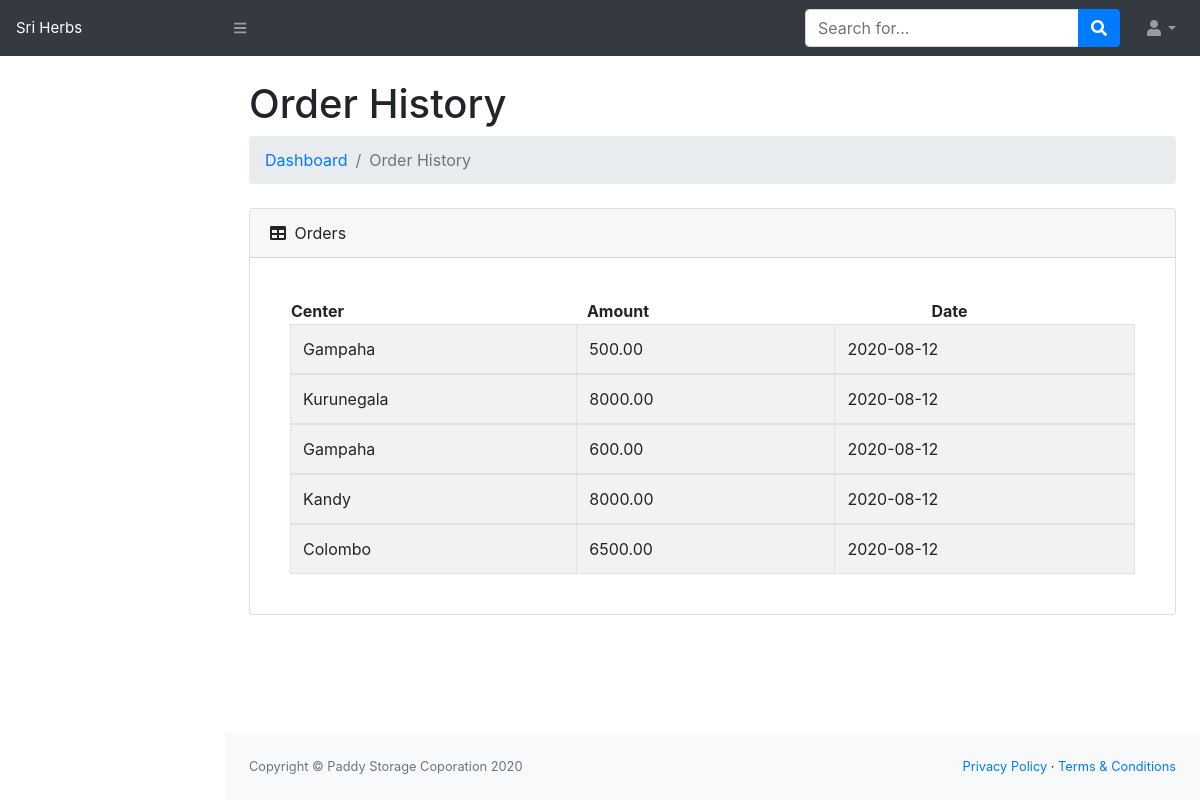
The page /order_history.php on the database its author committed.
### tables this page shows
CREATE TABLE `tbl_stock` (
  `id` int(11) NOT NULL,
  `center` varchar(20) NOT NULL,
  `kg` decimal(12,2) NOT NULL,
  `date` date NOT NULL
);

### order_history.php (the view, shortened to what this page needs)
<!DOCTYPE html>
<html lang="en">
    <head>
        <link href="css/styles.css" rel="stylesheet" />
    </head>
    <body class="sb-nav-fixed">
	<?php
			require_once "config.php";
		?>
        <?php include('includes/header.php');?>
        <div id="layoutSidenav">
			<?php
				$result = $link->query("SELECT * FROM tbl_stock") or die($mysqli->error());
			?>
            <div id="layoutSidenav_content">
                <main>
                    <div class="container-fluid">
                        <h1 class="mt-4">Order History</h1>
                        <ol class="breadcrumb mb-4">
                            <li class="breadcrumb-item"><a href="index.html">Dashboard</a></li>
                            <li class="breadcrumb-item active">Order History</li>
                        </ol>
                        <div class="card mb-4">
                            <div class="card-header">
                                <i class="fas fa-table mr-1"></i>
                                Orders
                            </div>
                            <div class="card-body">
							<form method="POST">
								<table style="width:100%">
									<thead>
										<tr>
											<th>Center</th>
											<th>Amount</th>
											<th>Date</th>
										</tr>
									 </thead>
								</table>
                                <div class="table-wrapper-scroll-y my-custom-scrollbar">
                                    <table class="table table-bordered table-striped mb-0" id="" width="100%" cellspacing="0">
										<?php
											while ($row = $result->fetch_assoc()):
										?>
                                        <tbody>
                                            <tr>
												<td><?php echo $row['center'];; ?></td>
												<td><?php echo$row['kg'];; ?></td>
												<td><?php echo$row['date'];; ?></td>
                                            </tr>
										<?php endwhile; ?>
                                        </tbody>
                                    </table>
                                </div>
							</form>
                            </div>
                        </div>
                    </div>
                </main>
                <?php include('includes/footer.php');?>
        </div>
    </body>
</html>

### includes/header.php (shortened to what this page needs)
<nav class="sb-topnav navbar navbar-expand navbar-dark bg-dark">
            <a style="font-size:15px" class="navbar-brand" href="#">Sri Herbs</a>
            <button class="btn btn-link btn-sm order-1 order-lg-0" id="sidebarToggle" href="#"><i class="fas fa-bars"></i></button>
            <form class="d-none d-md-inline-block form-inline ml-auto mr-0 mr-md-3 my-2 my-md-0">
                <div class="input-group">
                    <input class="form-control" type="text" placeholder="Search for..." aria-label="Search" aria-describedby="basic-addon2" />
                    <div class="input-group-append">
                        <button class="btn btn-primary" type="button"><i class="fas fa-search"></i></button>
                    </div>
                </div>
            </form>
            <ul class="navbar-nav ml-auto ml-md-0">
                <li class="nav-item dropdown">
                    <a class="nav-link dropdown-toggle" id="userDropdown" href="logout.php" role="button" data-toggle="dropdown" aria-haspopup="true" aria-expanded="false"><i class="fas fa-user fa-fw"></i></a>
                </li>
            </ul>
        </nav>

### includes/footer.php (shortened to what this page needs)
<footer class="py-4 bg-light mt-auto">
    <div class="container-fluid">
        <div class="d-flex align-items-center justify-content-between small">
            <div class="text-muted">Copyright &copy; Paddy Storage Coporation 2020</div>
            <div>
                <a href="404.html">Privacy Policy</a>
                                &middot;
                <a href="404.html">Terms &amp; Conditions</a>
            </div>
        </div>
    </div>
</footer>

### order_history.php (style rules this page uses)
.my-custom-scrollbar { position: relative; height: 250px; width: 100%; overflow: auto; }
.table-wrapper-scroll-y { display: block; }

### rows shown on the page
tbl_stock: center "Gampaha", kg "500.00", date "2020-08-12"
tbl_stock: center "Kurunegala", kg "8000.00", date "2020-08-12"
tbl_stock: center "Gampaha", kg "600.00", date "2020-08-12"
tbl_stock: center "Kandy", kg "8000.00", date "2020-08-12"
tbl_stock: center "Colombo", kg "6500.00", date "2020-08-12"
